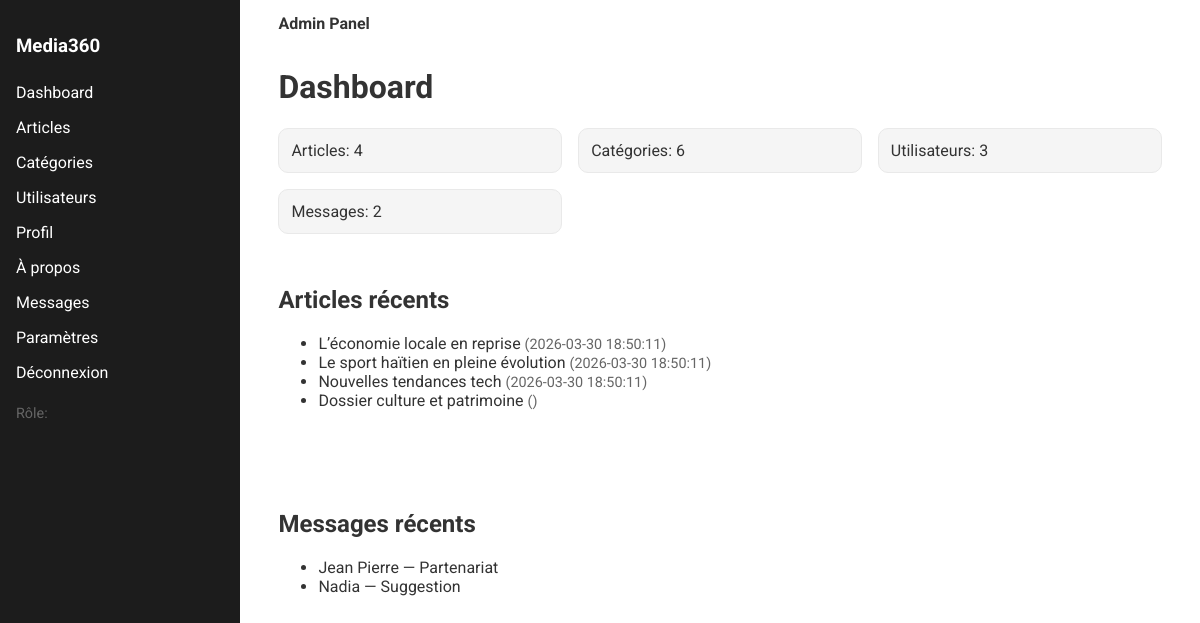
Screenshot of /admin/dashboard.php with the database file from the repository.
### tables this page shows
CREATE TABLE articles (
  id INT AUTO_INCREMENT PRIMARY KEY,
  title VARCHAR(255) NOT NULL,
  slug VARCHAR(255) NOT NULL UNIQUE,
  excerpt TEXT,
  content LONGTEXT NOT NULL,
  image_url VARCHAR(255),
  user_id INT NOT NULL,
  category_id INT,
  status ENUM('draft','published') DEFAULT 'draft',
  views INT DEFAULT 0,
  published_at TIMESTAMP NULL,
  created_at TIMESTAMP DEFAULT CURRENT_TIMESTAMP,
  CONSTRAINT fk_articles_user FOREIGN KEY (user_id) REFERENCES users(id),
  CONSTRAINT fk_articles_category FOREIGN KEY (category_id) REFERENCES categories(id)
);

CREATE TABLE messages (
  id INT AUTO_INCREMENT PRIMARY KEY,
  name VARCHAR(120) NOT NULL,
  email VARCHAR(150) NOT NULL,
  subject VARCHAR(200) NOT NULL,
  message TEXT NOT NULL,
  created_at TIMESTAMP DEFAULT CURRENT_TIMESTAMP
);

### admin/dashboard.php (the view)
<?php
require_once __DIR__ . '/includes/header.php';
$pdo = db();
$stats = [
    'articles' => 0,
    'categories' => 0,
    'users' => 0,
    'messages' => 0,
];
$recent_articles = [];
$recent_messages = [];
if ($pdo) {
    try {
        $stats['articles'] = (int)$pdo->query("SELECT COUNT(*) FROM articles")->fetchColumn();
        $stats['categories'] = (int)$pdo->query("SELECT COUNT(*) FROM categories")->fetchColumn();
        $stats['users'] = (int)$pdo->query("SELECT COUNT(*) FROM users")->fetchColumn();
        $stats['messages'] = (int)$pdo->query("SELECT COUNT(*) FROM messages")->fetchColumn();
        $stmt = $pdo->query("SELECT id, title, slug, published_at FROM articles ORDER BY published_at DESC LIMIT 5");
        $recent_articles = $stmt->fetchAll();
        $stmt = $pdo->query("SELECT id, name, subject, created_at FROM messages ORDER BY created_at DESC LIMIT 5");
        $recent_messages = $stmt->fetchAll();
    } catch (Throwable $e) {
    }
}
?>
<h1>Dashboard</h1>
<div class="grid grid-3">
  <div class="card" style="padding:12px;">Articles: <?php echo e($stats['articles']); ?></div>
  <div class="card" style="padding:12px;">Catégories: <?php echo e($stats['categories']); ?></div>
  <div class="card" style="padding:12px;">Utilisateurs: <?php echo e($stats['users']); ?></div>
  <div class="card" style="padding:12px;">Messages: <?php echo e($stats['messages']); ?></div>
</div>
<section class="section">
  <h2>Articles récents</h2>
  <ul>
    <?php foreach ($recent_articles as $a): ?>
      <li><?php echo e($a['title'] ?? ''); ?> <span class="meta">(<?php echo e($a['published_at'] ?? ''); ?>)</span></li>
    <?php endforeach; ?>
  </ul>
</section>
<section class="section">
  <h2>Messages récents</h2>
  <ul>
    <?php foreach ($recent_messages as $m): ?>
      <li><?php echo e($m['name'] ?? ''); ?> — <?php echo e($m['subject'] ?? ''); ?></li>
    <?php endforeach; ?>
  </ul>
</section>
<?php include __DIR__ . '/includes/footer.php';

### assets/styles.css (style rules this page uses)
:root { --bg: #ffffff; --ink: #333333; --muted: #666666; --accent: #00d2ff; --card: #f5f5f5; --line: #e9e9e9; }
* { box-sizing: border-box; }
body { margin: 0; font-family: "Roboto", "Helvetica Neue", Arial, sans-serif; color: var(--ink); background: var(--bg); }
.section { padding: 32px 0; }
.grid { display: grid; gap: 16px; }
.grid-3 { grid-template-columns: repeat(3, minmax(0, 1fr)); }
.card { background: var(--card); border: 1px solid var(--line); border-radius: 10px; overflow: hidden; transition: transform 0.2s ease, box-shadow 0.2s ease; }
.meta { color: var(--muted); font-size: 0.9rem; }

### rows the page displays
articles: title "L’économie locale en reprise", published_at "2026-03-30 18:50:11"
articles: title "Le sport haïtien en pleine évolution", published_at "2026-03-30 18:50:11"
articles: title "Nouvelles tendances tech", published_at "2026-03-30 18:50:11"
articles: title "Dossier culture et patrimoine"
messages: name "Jean Pierre", subject "Partenariat"
messages: name "Nadia", subject "Suggestion"

### other values shown
$stats['articles'] "4"
$stats['categories'] "6"
$stats['users'] "3"
$stats['messages'] "2"
